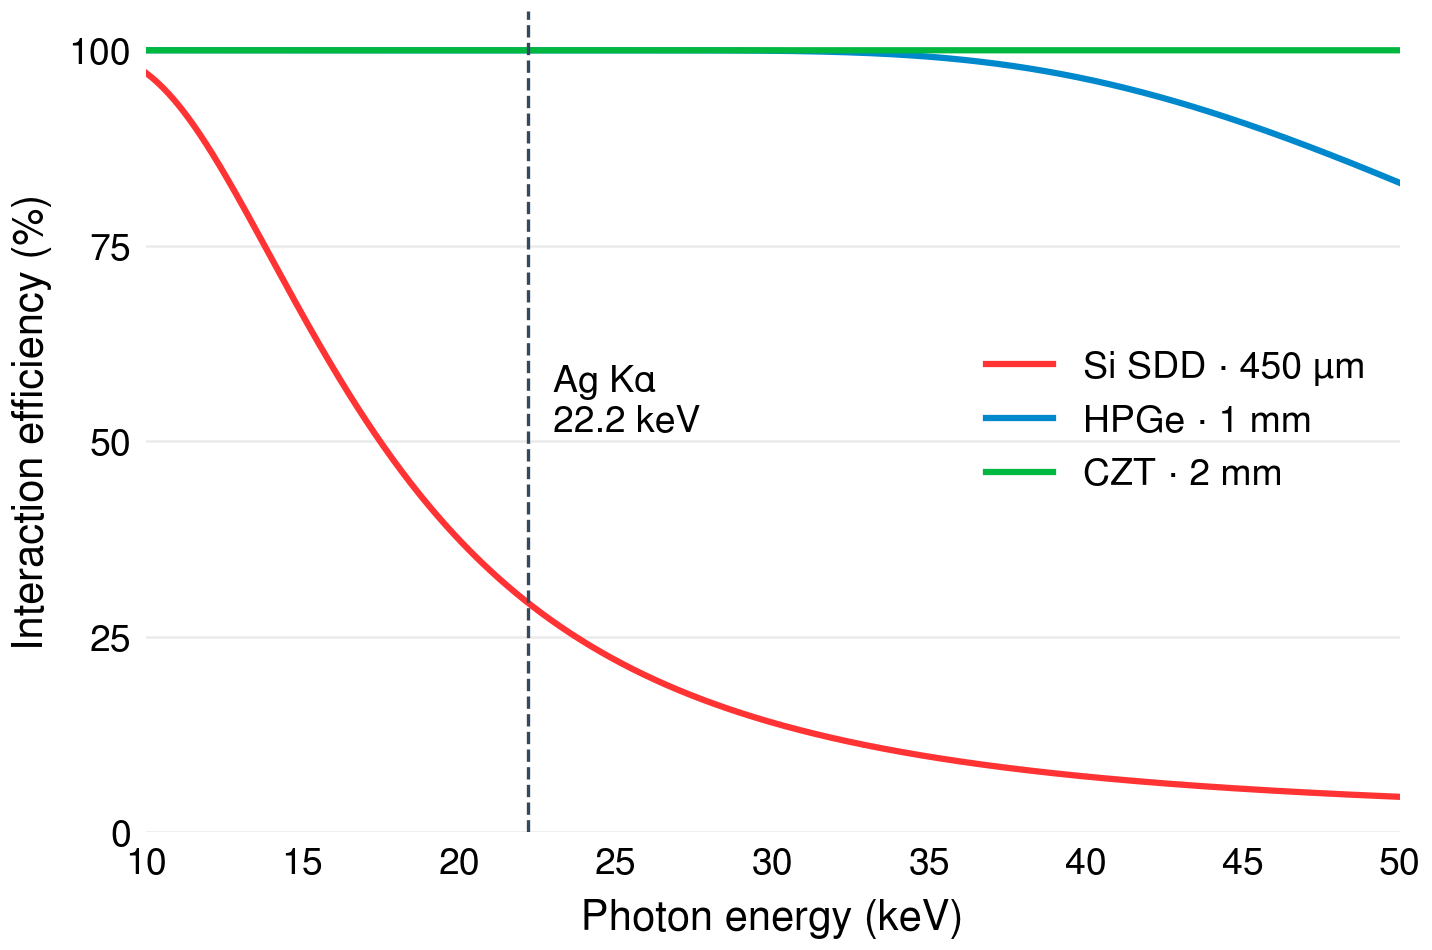

The script that drew this image:
import argparse
from pathlib import Path

import matplotlib.pyplot as plt
import numpy as np
import xraylib
from matplotlib import rc

rc('font', **{'family': 'sans-serif', 'sans-serif': ['FreeSans']})


def main():
    parser = argparse.ArgumentParser(
        description='Plot intrinsic X-ray detector efficiencies.',
        formatter_class=argparse.ArgumentDefaultsHelpFormatter)
    parser.add_argument('--emin', type=float, default=10, help='minimum energy (keV)')
    parser.add_argument('--emax', type=float, default=50, help='maximum energy (keV)')
    parser.add_argument('--si-thickness', type=float, default=450,
                        help='Si SDD thickness (um)')
    parser.add_argument('--ge-thickness', type=float, default=1,
                        help='HPGe thickness (mm)')
    parser.add_argument('--czt-thickness', type=float, default=2,
                        help='CZT thickness (mm)')
    args = parser.parse_args()
    if args.emin <= 0 or args.emax <= args.emin:
        parser.error('require 0 < emin < emax')
    if min(args.si_thickness, args.ge_thickness, args.czt_thickness) <= 0:
        parser.error('detector thicknesses must be positive')

    energy = np.linspace(args.emin, args.emax, 1000)
    si_thickness = args.si_thickness * 1e-4
    ge_thickness = args.ge_thickness * 0.1
    czt_thickness = args.czt_thickness * 0.1

    def efficiency(mu_rho, density, thickness_cm):
        return 1 - np.exp(-np.asarray(mu_rho) * density * thickness_cm)

    si_mu = [xraylib.CS_Total(xraylib.SymbolToAtomicNumber('Si'), e) for e in energy]
    ge_mu = [xraylib.CS_Total(xraylib.SymbolToAtomicNumber('Ge'), e) for e in energy]

    composition = {'Cd': 0.9, 'Zn': 0.1, 'Te': 1.0}
    molar_mass = sum(n * xraylib.AtomicWeight(xraylib.SymbolToAtomicNumber(el))
                     for el, n in composition.items())
    mass_fractions = {
        el: n * xraylib.AtomicWeight(xraylib.SymbolToAtomicNumber(el)) / molar_mass
        for el, n in composition.items()
    }
    czt_mu = [
        sum(w * xraylib.CS_Total(xraylib.SymbolToAtomicNumber(el), e)
            for el, w in mass_fractions.items())
        for e in energy
    ]

    si_eff = efficiency(si_mu, 2.33, si_thickness)
    ge_eff = efficiency(ge_mu, 5.32, ge_thickness)
    czt_eff = efficiency(czt_mu, 5.8, czt_thickness)

    fig, ax = plt.subplots(figsize=(5, 3.4))
    ax.plot(energy, 100 * si_eff, c='#ff3333', lw=1.5,
            label=f'Si SDD · {args.si_thickness:g} µm')
    ax.plot(energy, 100 * ge_eff, c='#0088cc', lw=1.5,
            label=f'HPGe · {args.ge_thickness:g} mm')
    ax.plot(energy, 100 * czt_eff, c='#00b83f', lw=1.5,
            label=f'CZT · {args.czt_thickness:g} mm')

    ag_ka = 22.2  # Ag Kalpha reference energy shown in the supplied figure (keV).
    ax.axvline(ag_ka, color='#34495e', ls='--', lw=0.8)
    ax.annotate('Ag Kα\n22.2 keV', xy=(ag_ka, 55), xytext=(6, 0),
                textcoords='offset points', ha='left', va='center', fontsize=9)

    ax.set(xlabel='Photon energy (keV)', ylabel='Interaction efficiency (%)',
           xlim=(args.emin, args.emax), ylim=(0, 105))
    ax.set_yticks([0, 25, 50, 75, 100])
    ax.set_axisbelow(True)
    ax.grid(axis='y', color='0.92', lw=0.6)
    for spine in ax.spines.values():
        spine.set_visible(False)
    ax.tick_params(axis='both', length=0, labelsize=9)
    ax.legend(loc='center right', bbox_to_anchor=(1, 0.5),
              frameon=False, fontsize=9, handlelength=1.8)
    fig.tight_layout()

    output = Path(__file__).with_suffix('')
    fig.savefig(output.with_suffix('.pdf'))
    fig.savefig(output.with_suffix('.png'), dpi=300,
                bbox_inches='tight', pad_inches=1 / 25.4)
    plt.show()


if __name__ == '__main__':
    main()
